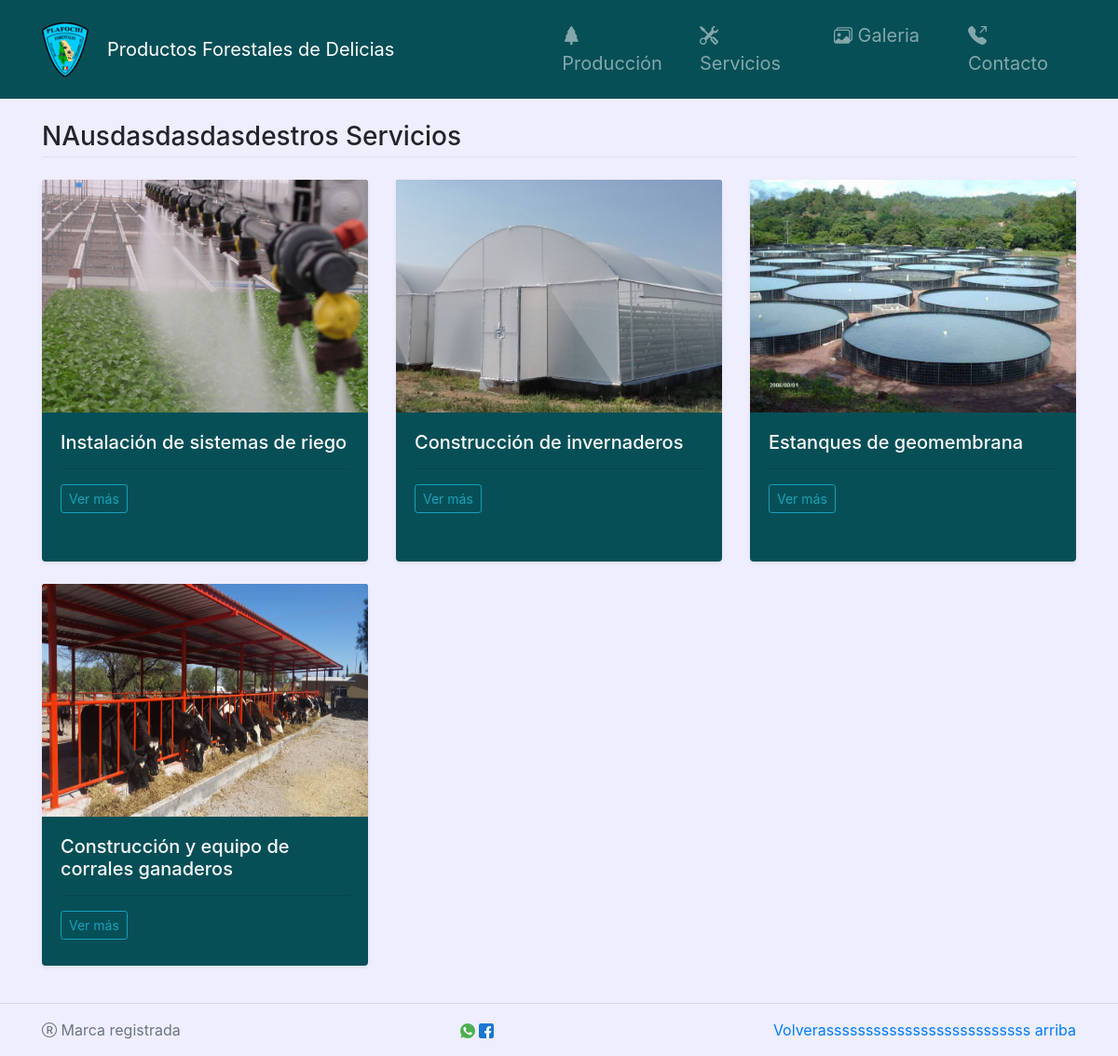
The app's page /servicios, older data.
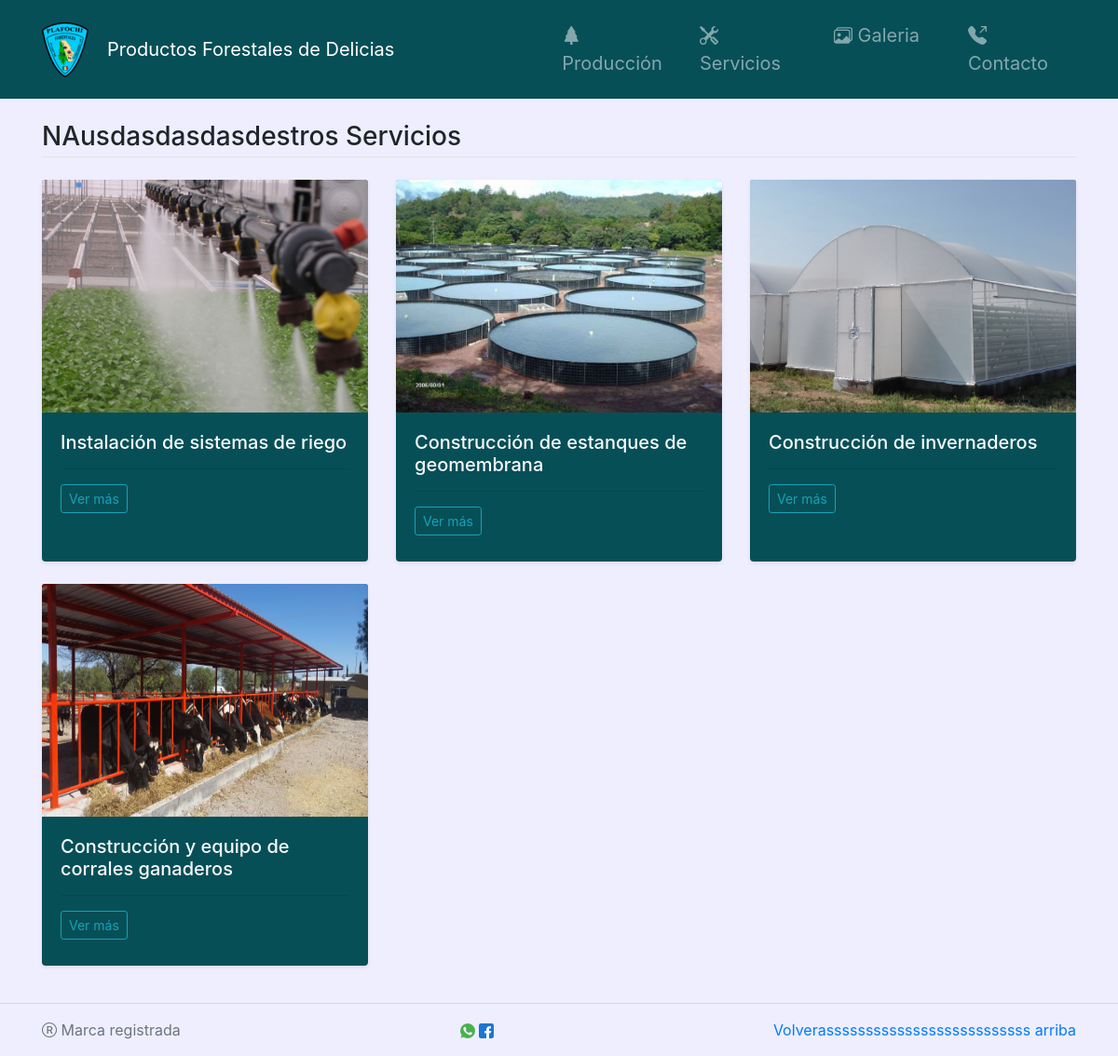
The same page, newer data.
### AppNoticias/models.py (models this page shows, shortened)
class Servicios(models.Model):
        titulo = models.CharField(max_length=100)
        descripcion = models.CharField(max_length=1000)
        servicio_imagen = models.ImageField(upload_to='imgs/')
        class Meta:
            verbose_name_plural = 'Servicios'

### AppNoticias/views.py (the view)
def servicios(request, ):
    servicios=Servicios.objects.all()
    return render (request, 'servicios.html',{
        'servicios': servicios
    })

### AppNoticias/templates/servicios.html
{% extends 'base.html' %}
{% block content %}
<main class="container-xl">
	<h3 class="border-bottom pb-1 my-4">NAusdasdasdasdestros Servicios</h3>
    <div class="row">
		{% for servicio in servicios %}
		<br>
		<div class="col-md-4">
			<div class="card rounded shadow-sm border-0" style="min-height:410px" >
            <img height="250" width="100" src="{{servicio.servicio_imagen.url}}" class="card-img-top" alt="{{servicio.titulo}}">
			  <div class="card-body">
			    <h5 class="card-title text-light">{{servicio.titulo}}</h5>
			    <hr/>
			    <p class="card-text"><a href="detalleServicio/{{servicio.id}}" class="btn btn-sm btn-outline-info">Ver más</a></p>
			  </div>
			</div>
			<br>
		</div>
		<br>
		{% endfor %}
	</div>
</main>
{% endblock %}

Row changes from the older to the newer data that the page shows:
removed Servicios: servicio_imagen (picture), titulo "Estanques de geomembrana"
added Servicios: servicio_imagen (picture), titulo "Construcción de estanques de geomembrana"
